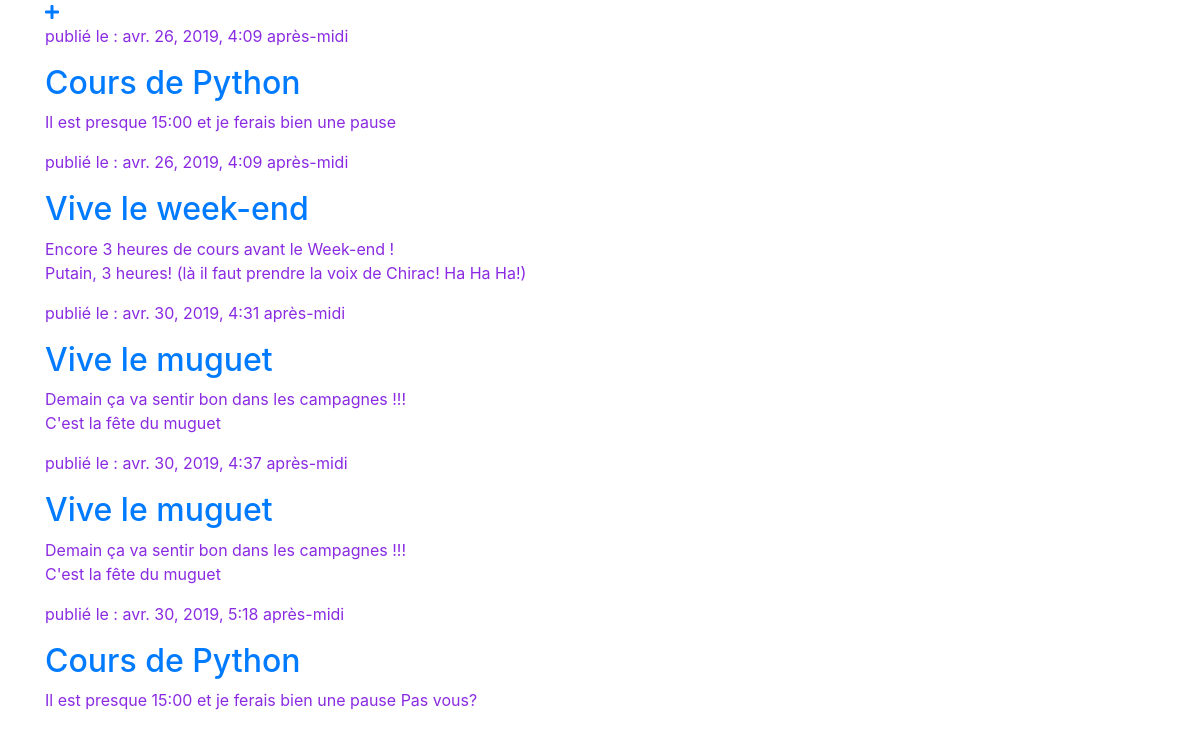
The app's page / (signed in) with its own data.
### blog/models.py (models this page shows, shortened)
class Post(models.Model):
    title = models.CharField("Titre", max_length=255)
    created_date = models.DateTimeField(default=timezone.now)
    published_date = models.DateTimeField(blank=True, null=True)
    text = models.TextField("Texte")
    author = models.ForeignKey('auth.User', on_delete=models.PROTECT)

### blog/views.py (the view)
# urls.py: path('', views.post_list, name='post_list'),
def post_list(request):
    posts = Post.objects.filter(published_date__lte=timezone.now()).order_by('published_date')
    return render(request, 'blog/post_list.html', {'posts':posts})

### blog/templates/blog/post_list.html
    {% extends 'blog/base.html' %}
    {% block content %}
        {% for post in posts %}
            <div>
                <p>publié le : {{ post.published_date }}</p>
                <h2><a href="{% url 'post_detail' pk=post.pk %}">{{ post.title }}</a></h2>
                <p>{{post.text|linebreaksbr}}</p>
            </div>
        {% endfor %}
    {% endblock content %}

### blog/static/css/style.css (style rules this page uses)
body { color: blueviolet; }

### records on screen
Post: published_date "avr. 26, 2019, 4:09 après-midi", title "Cours de Python", text "Il est presque 15:00 et je ferais bien une pause"
Post: published_date "avr. 26, 2019, 4:09 après-midi", title "Vive le week-end", text "Encore 3 heures de cours avant le Week-end ! Putain, 3 heures! (là il faut prendre la voix de Chirac! Ha Ha Ha!)"
Post: published_date "avr. 30, 2019, 4:31 après-midi", title "Vive le muguet", text "Demain ça va sentir bon dans les campagnes !!! C'est la fête du muguet"
Post: published_date "avr. 30, 2019, 4:37 après-midi", title "Vive le muguet", text "Demain ça va sentir bon dans les campagnes !!! C'est la fête du muguet"
Post: published_date "avr. 30, 2019, 5:18 après-midi", title "Cours de Python", text "Il est presque 15:00 et je ferais bien une pause Pas vous?"
